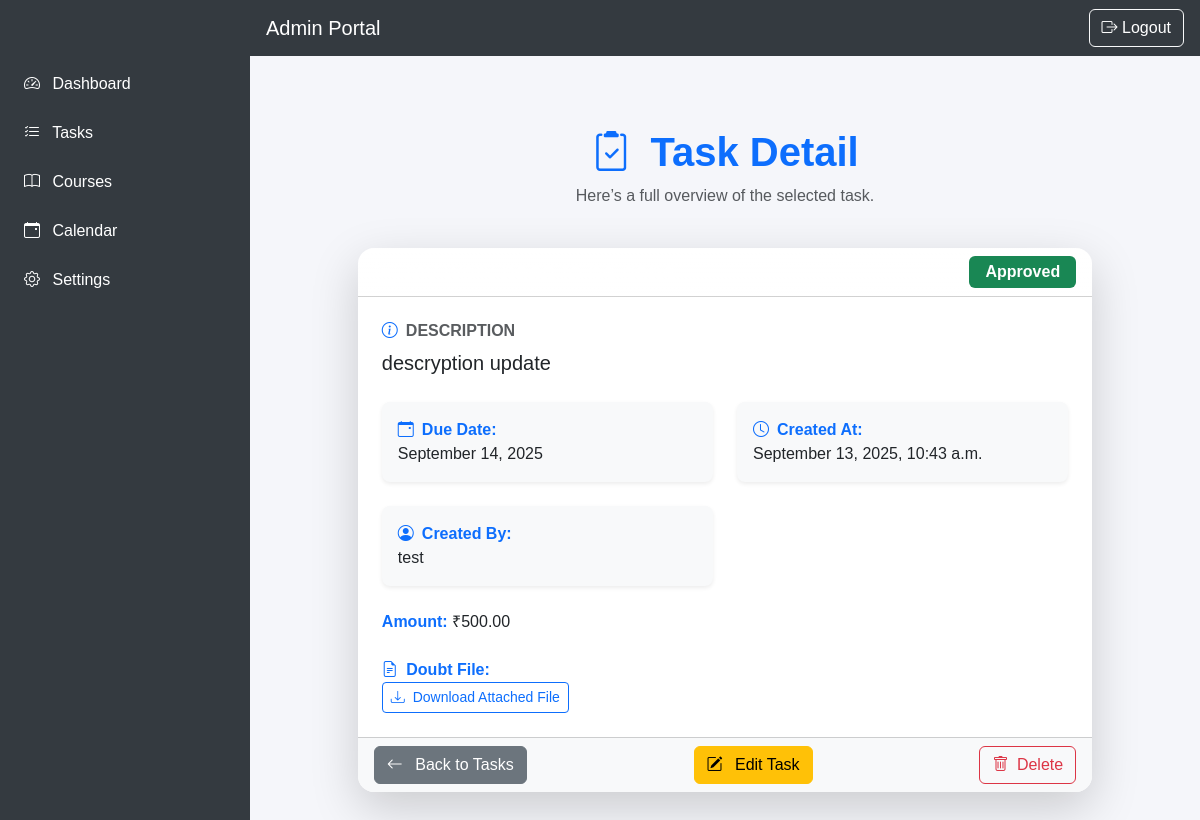
The app's page /tasks/20/ (signed in) with its own data.
### assignments/models.py (models this page shows, shortened)
class Task(models.Model):
    STATUS_CHOICES = (
        ("pending", "Pending"),
        ("approved", "Approved"),
        ("rejected", "Rejected"),
    )
    title = models.CharField(max_length=255)
    description = models.TextField(blank=True, null=True)
    due_date = models.DateField()
    status = models.CharField(
        max_length=20,
        choices=STATUS_CHOICES,
        default="pending"
    )
    amount = models.DecimalField(max_digits=8, decimal_places=2, default=0.00)  # total cos
    is_deleted = models.BooleanField(default=False)
    is_paid = models.BooleanField(default=False)
    assigned_to = models.ForeignKey(
        settings.AUTH_USER_MODEL,
        on_delete=models.SET_NULL,
        related_name="tasks",
        null=True,
        blank=True
    )
    file = models.FileField(
        upload_to=task_file_upload_path,
        storage=protected_storage,
        validators=[validate_file_extension, validate_file_size],
        blank=True,
        null=True
    )
    completed_file = models.FileField(
        upload_to=task_file_upload_path,
        storage=protected_storage,
        validators=[validate_file_extension, validate_file_size],
        blank=True,
        null=True
    )
    created_by = models.ForeignKey(
        settings.AUTH_USER_MODEL,
        on_delete=models.CASCADE,
        related_name="created_tasks"
    )
    created_at = models.DateTimeField(auto_now_add=True)

### accounts/models.py (models this page shows, shortened)
class User(AbstractUser):
    ROLE_CHOICES = (
        ("admin", "Admin"),
        ("student", "Student"),
        ("teacher", "Teacher"),
    )
    role = models.CharField(max_length=20, choices=ROLE_CHOICES, default="student")

### assignments/views.py (the view, shortened to what this page needs)
# urls.py: path('tasks/<int:pk>/',views.TaskDetailView.as_view(), name='task_detail'),
class TaskDetailView(LoginRequiredMixin,DetailView):
    model = Task
    template_name = 'assignments/task_view.html'
    context_object_name = 'task'
    def get_queryset(self):
        user = self.request.user
        if user.role == "admin":
            return Task.objects.filter(is_deleted=False)
    def get_context_data(self, **kwargs):
        context = super().get_context_data(**kwargs)
        context['razorpay_key_id'] = settings.RAZORPAY_KEY_ID
        return context

### assignments/templates/assignments/task_view.html (shortened to what this page needs)
{% extends 'accounts/base.html' %}
{% load static %}
{% load assignment_filters %}
{% block content %}
<div class="container py-5">
  <div class="row mb-4">
    <div class="col-lg-8 mx-auto text-center">
      <h1 class="fw-bold text-primary mb-2">
        <i class="bi bi-clipboard2-check me-2"></i> Task Detail
      </h1>
      <p class="text-muted">Here’s a full overview of the selected task.</p>
    </div>
  </div>
  <div class="row justify-content-center">
    <div class="col-lg-10">
      <div class="card shadow-lg border-0 rounded-4 overflow-hidden">
        <div class="card-header bg-gradient text-white d-flex justify-content-between align-items-center"
             style="background: linear-gradient(90deg, #0d6efd, #0dcaf0);">
          <h4 class="mb-0"><i class="bi bi-journal-text me-2"></i>{{ task.title }}</h4>
          <span class="badge fs-6 px-3 py-2
            {% if task.status == 'pending' %} bg-warning text-dark
            {% elif task.status == 'approved' %} bg-success
            {% elif task.status == 'rejected' %} bg-danger
            {% else %} bg-secondary
            {% endif %}">{{ task.get_status_display }}</span>
        </div>
        <div class="card-body p-4">
          {% if task.description %}
          <div class="mb-4">
            <h6 class="text-uppercase text-muted fw-bold">
              <i class="bi bi-info-circle me-2 text-primary"></i>Description
            </h6>
            <p class="fs-5">{{ task.description|linebreaksbr }}</p>
          </div>
          {% endif %}
          <div class="row g-4">
            <div class="col-md-6">
              <div class="p-3 bg-light rounded-3 shadow-sm h-100">
                <strong class="text-primary"><i class="bi bi-calendar-event me-2"></i>Due Date:</strong><br>
                <span>{{ task.due_date|date:"F j, Y" }}</span>
              </div>
            </div>
            <div class="col-md-6">
              <div class="p-3 bg-light rounded-3 shadow-sm h-100">
                <strong class="text-primary"><i class="bi bi-clock me-2"></i>Created At:</strong><br>
                <span>{{ task.created_at|date:"F j, Y, g:i a" }}</span>
              </div>
            </div>
            <div class="col-md-6">
              <div class="p-3 bg-light rounded-3 shadow-sm h-100">
                <strong class="text-primary"><i class="bi bi-person-circle me-2"></i>Created By:</strong><br>
                <span>{{ task.created_by.username }}</span>
              </div>
            </div>
          </div>
          {% if task.amount %}
          <div class="mt-4">
            <strong class="text-primary">Amount:</strong> ₹{{ task.amount }}
          </div>
          {% endif %}
          <div class="mt-4 d-flex flex-column gap-3">
            {% if task.file %}
            <div>
              <label class="fw-semibold text-primary"><i class="bi bi-file-earmark-text me-1"></i> Doubt File:</label><br>
              <a href="{% url 'task_file_download' task.pk %}" class="btn btn-outline-primary btn-sm" target="_blank">
                <i class="bi bi-download me-1"></i> Download Attached File
              </a>
            </div>
            {% endif %}
          </div>
        </div>
        <div class="card-footer bg-light d-flex justify-content-between">
          <a href="{% url 'task_list' %}" class="btn btn-secondary">
            <i class="bi bi-arrow-left me-2"></i> Back to Tasks
          </a>
          {% if request.user == task.created_by or request.user.role == "admin" %}
          <a href="{% url 'task_update' task.pk %}" class="btn btn-warning">
            <i class="bi bi-pencil-square me-2"></i> Edit Task
          </a>
          {% endif %}
          {% if request.user == task.created_by or request.user.role == "admin" %}
          <form method="post" action="{% url 'task_delete' task.pk %}" class="d-inline">
            <button type="submit" class="btn btn-outline-danger"
                    onclick="return confirm('Are you sure you want to delete this task?');">
              <i class="bi bi-trash me-1"></i> Delete
            </button>
          </form>
          {% endif %}
        </div>
      </div>
    </div>
  </div>
</div>
{% endblock %}

### accounts/templates/accounts/base.html (style rules this page uses)
body { font-family: 'Poppins', sans-serif; background-color: #f5f6fa; margin: 0; }

### records on screen
Task: status "Approved", description "descryption update", due_date "September 14, 2025", created_at "September 13, 2025, 10:43 a.m.", created_by.username "test", amount "500.00"
